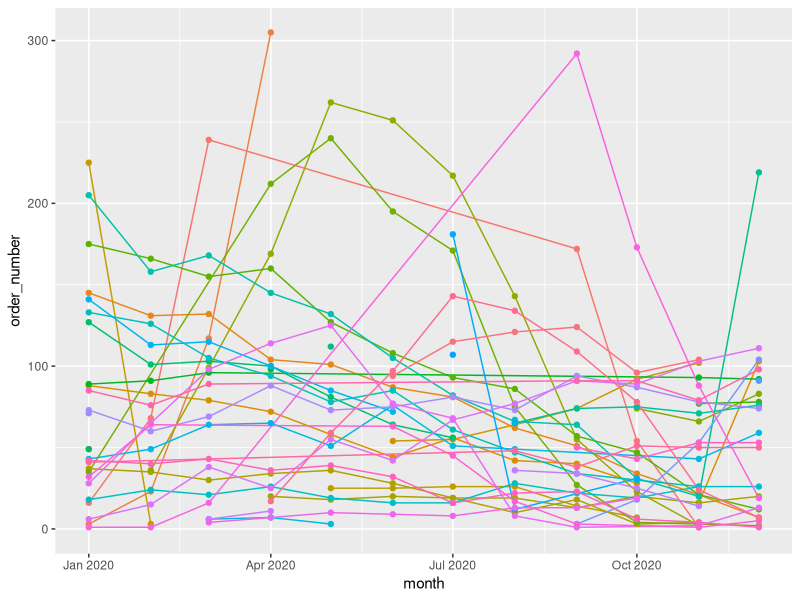
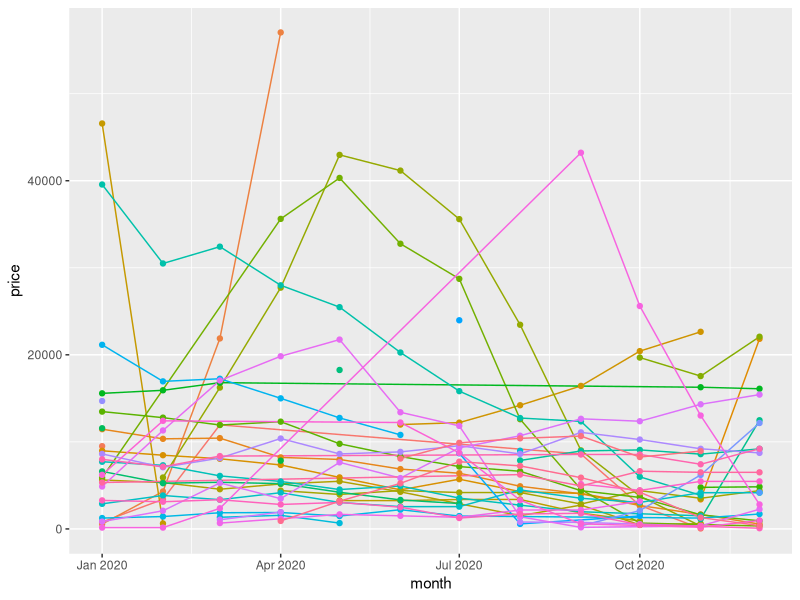

The R source for these figures, in order:
library(ggplot2)

df <- read.csv("orders_big.csv")
df$date <- as.Date(df$date)
df$month <- months(df$date)

summation <- aggregate(order_number ~ product + month, data = df, FUN = length)
summation$month <- as.Date(paste0("01-", summation$month, "-2020"), "%d-%B-%Y")

ggplot(data = summation,
       aes(month, order_number, col = product)) +
  geom_line() +
  geom_point() +
  ylim(c(0, max(summation$order_number))) +
  theme(legend.position = "none")

summation <- aggregate(price ~ product + month, data = df, FUN = sum)
summation$month <- as.Date(paste0("01-", summation$month, "-2020"), "%d-%B-%Y")

ggplot(data = summation,
       aes(month, price, col = product)) +
  geom_line() +
  geom_point() +
  ylim(c(0, max(summation$price))) +
  theme(legend.position = "none")

# actual average per month
summation <- aggregate(price ~ product, data = df, FUN = sum)
summation$price / 12

summation[summation$product == 'IIJDJ', ]
nrow(df[df$product == 'IIJDJ', ])
